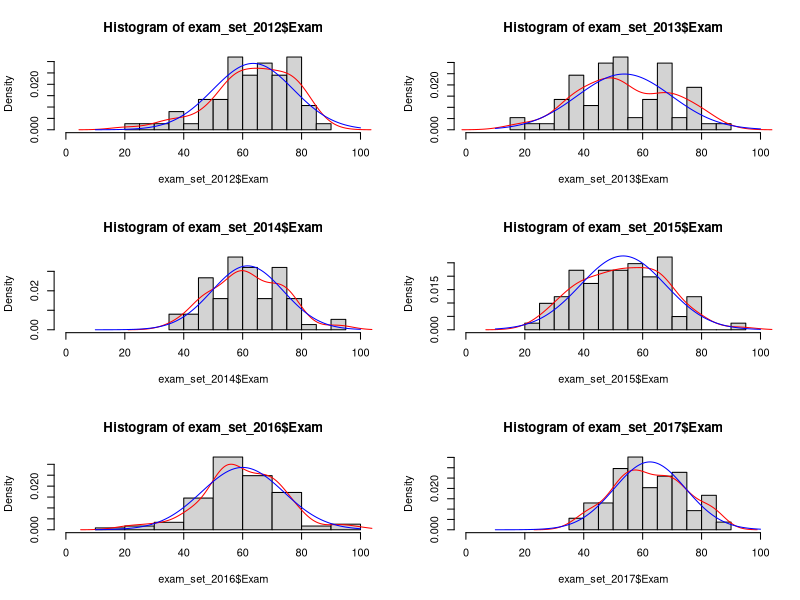
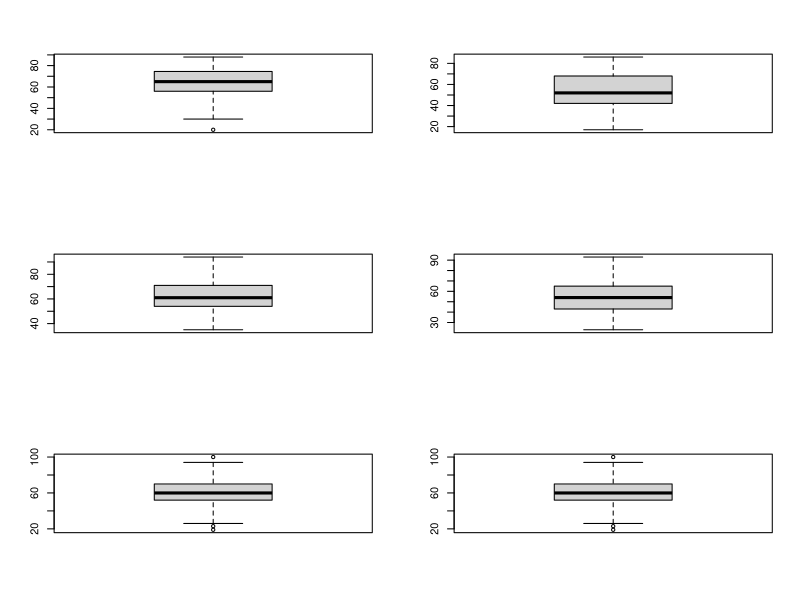
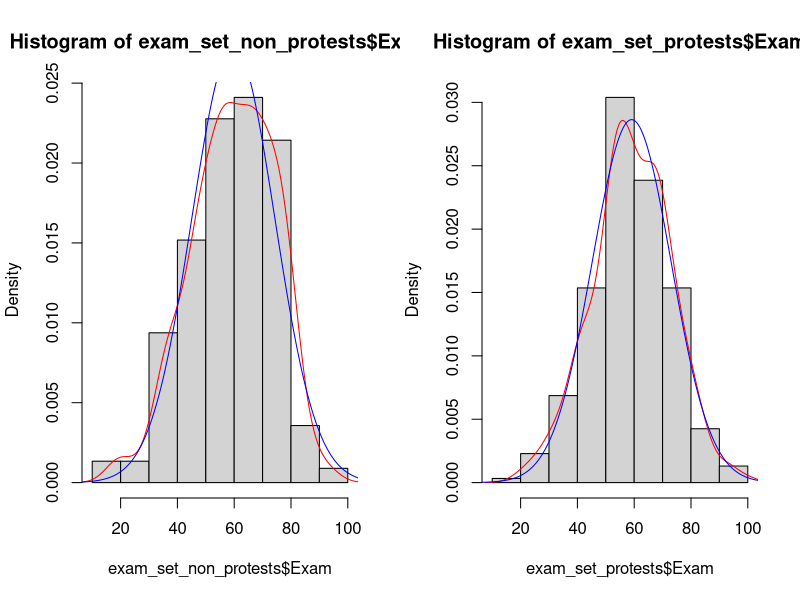
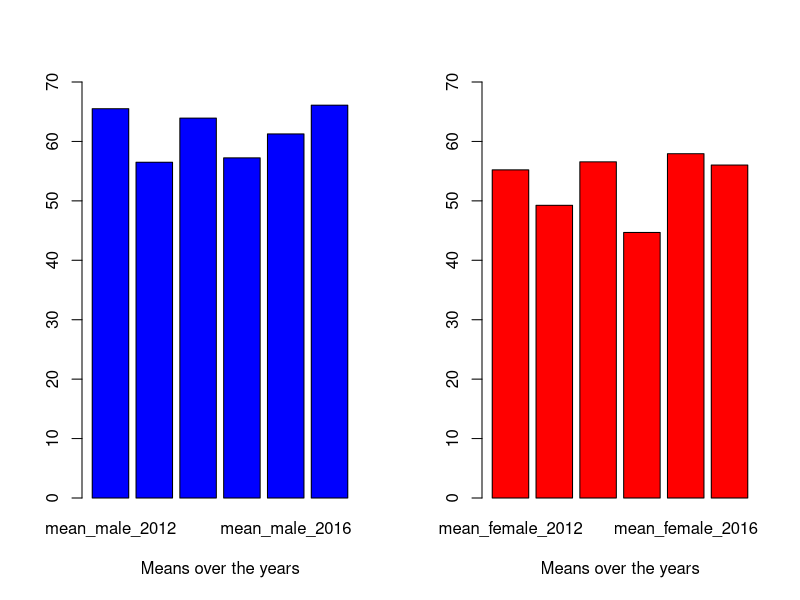
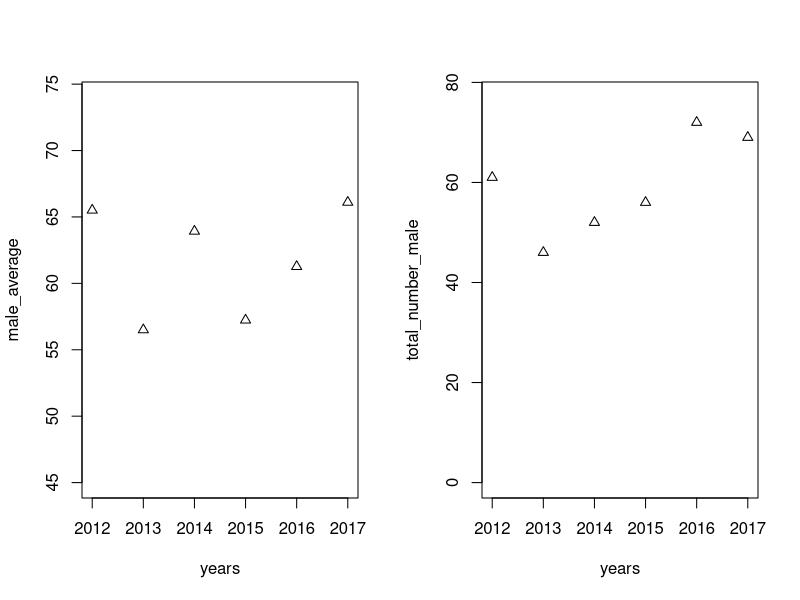
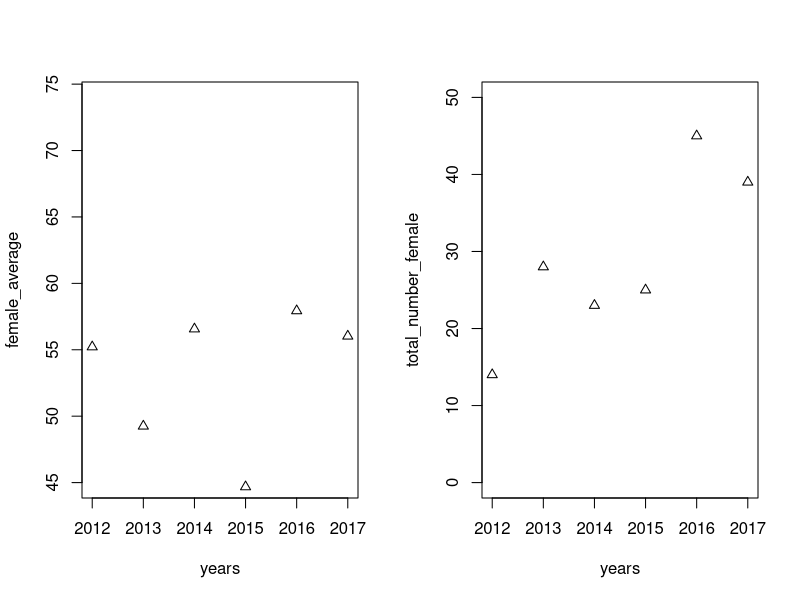
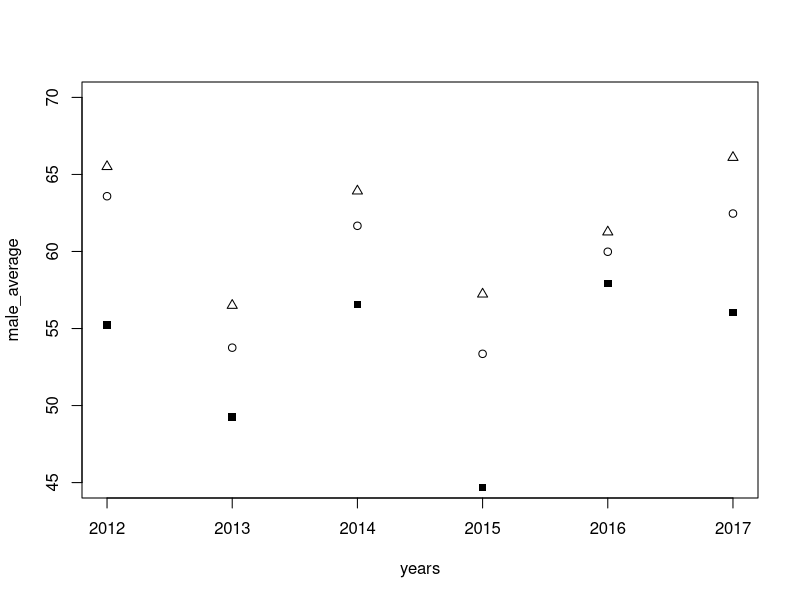
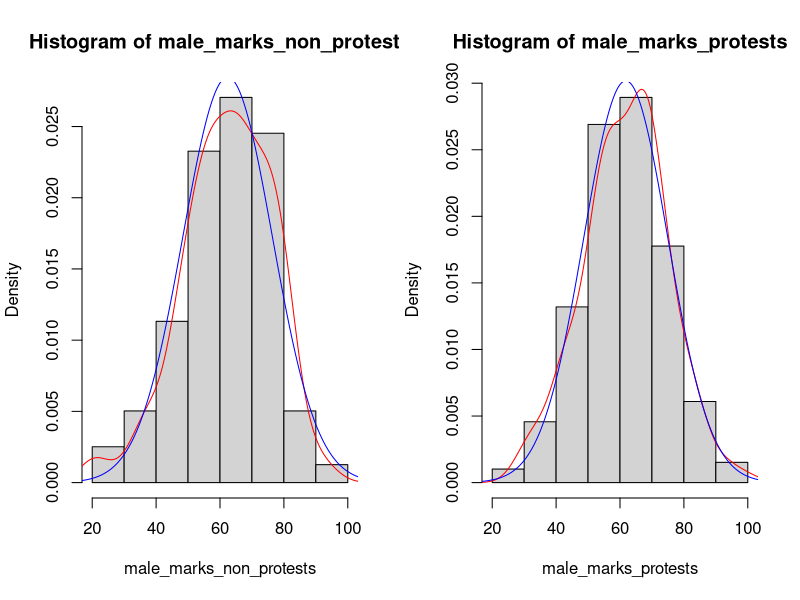

R code for these plots, in order:
rm(list = ls())

BUS2016H_data=read.csv("BUS2016H.csv", header = TRUE, sep = ";" , na.strings = "")
attach(BUS2016H_data)
#need to remove the NA observations
BUS2016H_data<-na.omit(BUS2016H_data)

ID = BUS2016H_data[2]
exam_set = cbind(BUS2016H_data[1],BUS2016H_data[2], BUS2016H_data[4])

#creating the datasets for exam results
exam_set_2012 = exam_set[which(exam_set$RegAcadYear=="2012"),][-1]
exam_set_2013 = exam_set[which(exam_set$RegAcadYear=="2013"),][-1]
exam_set_2014 = exam_set[which(exam_set$RegAcadYear=="2014"),][-1]
exam_set_2015 = exam_set[which(exam_set$RegAcadYear=="2015"),][-1]
exam_set_2016 = exam_set[which(exam_set$RegAcadYear=="2016"),][-1]
exam_set_2017 = exam_set[which(exam_set$RegAcadYear=="2017"),][-1]

exam_set_non_protests = rbind(exam_set_2012, exam_set_2013, exam_set_2014)
exam_set_protests = rbind(exam_set_2015,exam_set_2016,exam_set_2017)

#plotting the histograms with curves fitted above it
par(mfrow=c(3,2))

hist(exam_set_2012$Exam,freq = FALSE, breaks = 10,xlim=c(0,100))
lines(density(exam_set_2012$Exam), col="red")
lines(seq(10, 100, by=.5), dnorm(seq(10, 100, by=.5),mean(exam_set_2012$Exam), sd(exam_set_2012$Exam)), col="blue")

hist(exam_set_2013$Exam,freq = FALSE, breaks = 10,xlim=c(0,100))
lines(density(exam_set_2013$Exam), col="red")
lines(seq(10, 100, by=.5), dnorm(seq(10, 100, by=.5),mean(exam_set_2013$Exam), sd(exam_set_2013$Exam)), col="blue")

hist(exam_set_2014$Exam,freq = FALSE, breaks = 10,xlim=c(0,100))
lines(density(exam_set_2014$Exam), col="red")
lines(seq(10, 100, by=.5), dnorm(seq(10, 100, by=.5),mean(exam_set_2014$Exam), sd(exam_set_2014$Exam)), col="blue")

hist(exam_set_2015$Exam,freq = FALSE, breaks = 10,xlim=c(0,100))
lines(density(exam_set_2015$Exam), col="red")
lines(seq(10, 100, by=.5), dnorm(seq(10, 100, by=.5),mean(exam_set_2015$Exam), sd(exam_set_2015$Exam)), col="blue")

hist(exam_set_2016$Exam,freq = FALSE, breaks = 10,xlim=c(0,100))
lines(density(exam_set_2016$Exam), col="red")
lines(seq(10, 100, by=.5), dnorm(seq(10, 100, by=.5),mean(exam_set_2016$Exam), sd(exam_set_2016$Exam)), col="blue")

hist(exam_set_2017$Exam,freq = FALSE, breaks = 10,xlim=c(0,100))
lines(density(exam_set_2017$Exam), col="red")
lines(seq(10, 100, by=.5), dnorm(seq(10, 100, by=.5),mean(exam_set_2017$Exam), sd(exam_set_2017$Exam)), col="blue")

boxplot(exam_set_2012$Exam)
boxplot(exam_set_2013$Exam)
boxplot(exam_set_2014$Exam)
boxplot(exam_set_2015$Exam)
boxplot(exam_set_2016$Exam)
boxplot(exam_set_2016$Exam)

par(mfrow=c(1,2))
hist(exam_set_non_protests$Exam,freq = FALSE, breaks = 10)
lines(density(exam_set_non_protests$Exam), col="red")
lines(seq(-40, 400, by=.5), dnorm(seq(-40, 400, by=.5),mean(exam_set_non_protests$Exam), sd(exam_set_non_protests$Exam)), col="blue")

hist(exam_set_protests$Exam,freq = FALSE, breaks = 10)
lines(density(exam_set_protests$Exam), col="red")
lines(seq(-40, 400, by=.5), dnorm(seq(-40, 400, by=.5),mean(exam_set_protests$Exam), sd(exam_set_protests$Exam)), col="blue")

#testing for normallity 
shapiro.test(exam_set_2012$Exam) #p is low, reject normality
ks.test((exam_set_2012$Exam - mean(exam_set_2012$Exam))/sd(exam_set_2012$Exam), 
        "pnorm") #KS says normal

shapiro.test(exam_set_2013$Exam) #p=0.24, accept normality
ks.test((exam_set_2013$Exam - mean(exam_set_2013$Exam))/sd(exam_set_2013$Exam),
        "pnorm") #p=0.6074

shapiro.test(exam_set_2014$Exam) #p=0.69, accept normality
ks.test((exam_set_2014$Exam - mean(exam_set_2014$Exam))/sd(exam_set_2014$Exam), 
        "pnorm") #p=0.9143

shapiro.test(exam_set_2015$Exam) 
ks.test((exam_set_2015$Exam - mean(exam_set_2015$Exam))/sd(exam_set_2015$Exam), 
        "pnorm")

shapiro.test(exam_set_2016$Exam)
ks.test((exam_set_2016$Exam - mean(exam_set_2016$Exam))/sd(exam_set_2016$Exam), "pnorm")

shapiro.test(exam_set_2017$Exam)
ks.test((exam_set_2017$Exam - mean(exam_set_2017$Exam))/sd(exam_set_2017$Exam), "pnorm")

shapiro.test(exam_set_non_protests$Exam)
ks.test((exam_set_non_protests$Exam - mean(exam_set_non_protests$Exam))/sd(exam_set_non_protests$Exam), "pnorm")

shapiro.test(exam_set_protests$Exam)
ks.test((exam_set_protests$Exam - mean(exam_set_protests$Exam))/sd(exam_set_protests$Exam), "pnorm")
# ks.test(exam_set_protests$Exam.Mark,exam_set_non_protests$Exam.Mark) #shows same distribution


#f the p-value is greater than the chosen alpha level, 
#then the null hypothesis that the data came from a normally distributed population can not be rejected
#seems that all are normally dbn except 2012 (and the protest data)

#comparing exam results of different years

#finding the means and sd
mean2012 = mean(exam_set_2012$Exam)
mean2013 = mean(exam_set_2013$Exam)
mean2014 = mean(exam_set_2014$Exam)
mean2015 = mean(exam_set_2015$Exam)
mean2016 = mean(exam_set_2016$Exam)
mean2017 = mean(exam_set_2017$Exam)
mean_non_protests = mean(exam_set_non_protests$Exam)
mean_protests = mean(exam_set_protests$Exam)

sd2012 = sd(exam_set_2012$Exam)
sd2013 = sd(exam_set_2013$Exam)
sd2014 = sd(exam_set_2014$Exam)
sd2015 = sd(exam_set_2015$Exam)
sd2016 = sd(exam_set_2016$Exam)
sd2017 = sd(exam_set_2017$Exam)
sd_non_protests =  sd(exam_set_non_protests$Exam)
sd_protests =  sd(exam_set_protests$Exam)

n1=length(exam_set_protests$Exam)-1 #these are the length less one
n2=length(exam_set_non_protests$Exam)-1

#######
#need to do non-parametic since non-protest is not normally dist
F_non_protests_to_protests = (sd_protests^2)/(sd_non_protests^2)
F_test_stat_.1 =  qf(.95, df1=n1, df2=n2)
F_test_stat_.05 =  qf(.975, df1=n1, df2=n2)
F_test_stat_.01 =  qf(.995, df1=n1, df2=n2) #we can see that same variance at the 5% level but not at the 10%

pulled_var = ((n1*sd_protests^2)+(n2*sd_non_protests^2))/(n1+n2)
pulled_sd = sqrt(pulled_var)
t_stat = (mean_non_protests-mean_protests)/(pulled_sd*sqrt((1/n1) + (1/n2)))
T_test_stat_.1 = qt(0.95, df= n1+n2)
T_test_stat_.05 = qt(0.975, df= n1+n2)
T_test_stat_.01 = qt(0.995, df= n1+n2) #there is no difference between the overall marks from protest years to non-protest years F and T tests, but data is not normal
#######

exam_set2 = cbind(BUS2016H_data[1],BUS2016H_data[2], BUS2016H_data[4],BUS2016H_data[5] ,BUS2016H_data[9], BUS2016H_data[11], BUS2016H_data[12], BUS2016H_data[14])

##### creating the datasets for exam results for gender devision
exam_set2_2012 = exam_set2[which(exam_set2$RegAcadYear=="2012"),][-1][-1]
exam_set2_2013 = exam_set2[which(exam_set2$RegAcadYear=="2013"),][-1][-1]
exam_set2_2014 = exam_set2[which(exam_set2$RegAcadYear=="2014"),][-1][-1]
exam_set2_2015 = exam_set2[which(exam_set2$RegAcadYear=="2015"),][-1][-1]
exam_set2_2016 = exam_set2[which(exam_set2$RegAcadYear=="2016"),][-1][-1]
exam_set2_2017 = exam_set2[which(exam_set2$RegAcadYear=="2017"),][-1][-1]
#####

#finding the means
mean_male_2012 = mean(exam_set2_2012[which(exam_set2_2012$Gender =="M"),1])
mean_female_2012 = mean(exam_set2_2012[which(exam_set2_2012$Gender =="F"),1])
number_male_2012 = length(exam_set2_2012[which(exam_set2_2012$Gender=="M"),1])
number_female_2012 = length(exam_set2_2012[which(exam_set2_2012$Gender=="F"),1])
average_gender_2012 = cbind(mean_male_2012,mean_female_2012)

mean_male_2013 = mean(exam_set2_2013[which(exam_set2_2013$Gender =="M"),1])
mean_female_2013 = mean(exam_set2_2013[which(exam_set2_2013$Gender =="F"),1])
number_male_2013 = length(exam_set2_2013[which(exam_set2_2013$Gender=="M"),1])
number_female_2013 = length(exam_set2_2013[which(exam_set2_2013$Gender=="F"),1])
average_gender_2013 = cbind(mean_male_2013,mean_female_2013)

mean_male_2014 = mean(exam_set2_2014[which(exam_set2_2014$Gender =="M"),1])
mean_female_2014 = mean(exam_set2_2014[which(exam_set2_2014$Gender =="F"),1])
number_male_2014 = length(exam_set2_2014[which(exam_set2_2014$Gender=="M"),1])
number_female_2014 = length(exam_set2_2014[which(exam_set2_2014$Gender=="F"),1])
average_gender_2014 = cbind(mean_male_2014,mean_female_2014)

mean_male_2015 = mean(exam_set2_2015[which(exam_set2_2015$Gender =="M"),1])
mean_female_2015 = mean(exam_set2_2015[which(exam_set2_2015$Gender =="F"),1])
number_male_2015 = length(exam_set2_2015[which(exam_set2_2015$Gender=="M"),1])
number_female_2015 = length(exam_set2_2015[which(exam_set2_2015$Gender=="F"),1])
average_gender_2015 = cbind(mean_male_2015,mean_female_2015)

mean_male_2016 = mean(exam_set2_2016[which(exam_set2_2016$Gender =="M"),1])
mean_female_2016 = mean(exam_set2_2016[which(exam_set2_2016$Gender =="F"),1])
number_male_2016 = length(exam_set2_2016[which(exam_set2_2016$Gender=="M"),1])
number_female_2016 = length(exam_set2_2016[which(exam_set2_2016$Gender=="F"),1])
average_gender_2016 = cbind(mean_male_2016,mean_female_2016)

mean_male_2017 = mean(exam_set2_2017[which(exam_set2_2017$Gender =="M"),1])
mean_female_2017 = mean(exam_set2_2017[which(exam_set2_2017$Gender =="F"),1])
number_male_2017 = length(exam_set2_2017[which(exam_set2_2017$Gender=="M"),1])
number_female_2017 = length(exam_set2_2017[which(exam_set2_2017$Gender=="F"),1])
average_gender_2017 = cbind(mean_male_2017,mean_female_2017)

total_average = c(mean(exam_set2_2012$Exam),mean(exam_set2_2013$Exam),mean(exam_set2_2014$Exam),mean(exam_set2_2015$Exam),mean(exam_set2_2016$Exam),mean(exam_set2_2017$Exam))
male_average=c(mean_male_2012,mean_male_2013,mean_male_2014,mean_male_2015,mean_male_2016,mean_male_2017)
female_average=c(mean_female_2012,mean_female_2013,mean_female_2014,mean_female_2015,mean_female_2016,mean_female_2017)
total_number_male = c(number_male_2012,number_male_2013,number_male_2014,number_male_2015,number_male_2016,number_male_2017)
total_number_female = c(number_female_2012,number_female_2013,number_female_2014,number_female_2015,number_female_2016,number_female_2017)
years=c(2012,2013,2014,2015,2016,2017)

#plotting
par(mfrow=c(1,2))
barplot(cbind(mean_male_2012,mean_male_2013,mean_male_2014,mean_male_2015,mean_male_2016,mean_male_2017),width = 0.2,ylim = c(0,70),col = c("blue","red"), xlab = "Means over the years")
barplot(cbind(mean_female_2012,mean_female_2013,mean_female_2014,mean_female_2015,mean_female_2016,mean_female_2017),width = 0.2,ylim = c(0,70),col = c("red"), xlab = "Means over the years")

plot(male_average~years, type = "p",pch=2,ylim=c(45,74))
plot(total_number_male~years, type = "p",pch=2, ylim=c(0,max(total_number_male)+5))
plot(female_average~years, type = "p",pch=2,ylim=c(45,74))
plot(total_number_female~years, type = "p",pch=2, ylim=c(0,max(total_number_female)+5))

par(mfrow=c(1,1))
plot(male_average~years,type = "p",pch=2,ylim=c(45,70))
points(female_average~years,pch=15)
points(total_average~years)

#testing differences
male_marks_non_protests = c(exam_set2_2012[which(exam_set2_2012$Gender =="M"),1] ,exam_set2_2013[which(exam_set2_2013$Gender =="M"),1],exam_set2_2014[which(exam_set2_2014$Gender =="M"),1])
female_marks_non_protests = c(exam_set2_2012[which(exam_set2_2012$Gender =="F"),1] ,exam_set2_2013[which(exam_set2_2013$Gender =="F"),1],exam_set2_2014[which(exam_set2_2014$Gender =="F"),1])
male_marks_protests = c(exam_set2_2015[which(exam_set2_2015$Gender =="M"),1],exam_set2_2016[which(exam_set2_2016$Gender =="M"),1] ,exam_set2_2017[which(exam_set2_2017$Gender =="M"),1] )
female_marks_protests = c(exam_set2_2015[which(exam_set2_2015$Gender =="F"),1],exam_set2_2016[which(exam_set2_2016$Gender =="F"),1] ,exam_set2_2017[which(exam_set2_2017$Gender =="F"),1] )

par(mfrow=c(1,2))
hist(male_marks_non_protests,freq = FALSE, breaks = 10)
lines(density(male_marks_non_protests), col="red")
lines(seq(-40, 400, by=.5), dnorm(seq(-40, 400, by=.5),mean(male_marks_non_protests), sd(male_marks_non_protests)), col="blue")
shapiro.test(male_marks_non_protests)
ks.test((male_marks_non_protests - mean(male_marks_non_protests))/sd(male_marks_non_protests), "pnorm")

hist(male_marks_protests,freq = FALSE, breaks = 10)
lines(density(male_marks_protests), col="red")
lines(seq(-40, 400, by=.5), dnorm(seq(-40, 400, by=.5),mean(male_marks_protests), sd(male_marks_protests)), col="blue")
shapiro.test(male_marks_protests)
ks.test((male_marks_protests - mean(male_marks_protests))/sd(male_marks_protests), "pnorm")

hist(female_marks_non_protests,freq = FALSE, breaks = 10)
lines(density(female_marks_non_protests), col="red")
lines(seq(-40, 400, by=.5), dnorm(seq(-40, 400, by=.5),mean(female_marks_non_protests), sd(female_marks_non_protests)), col="blue")
shapiro.test(female_marks_non_protests)
ks.test((female_marks_non_protests - mean(female_marks_non_protests))/sd(female_marks_non_protests), "pnorm")

hist(female_marks_protests,freq = FALSE, breaks = 10)
lines(density(female_marks_protests), col="red")
lines(seq(-40, 400, by=.5), dnorm(seq(-40, 400, by=.5),mean(female_marks_protests), sd(female_marks_protests)), col="blue")
shapiro.test(female_marks_protests)
ks.test((female_marks_protests - mean(female_marks_protests))/sd(female_marks_protests), "pnorm")

male_mean_non_protests = mean(male_marks_non_protests)
male_mean_protests = mean(male_marks_protests)
female_mean_non_protests = mean(female_marks_non_protests)
female_mean_protests = mean(female_marks_protests)

male_sd_non_protests = sd(male_marks_non_protests)
male_sd_protests = sd(male_marks_protests)
female_sd_non_protests = sd(female_marks_non_protests)
female_sd_protests = sd(female_marks_protests)

#####
#Cannot conduct male mean test since non protest years are not normal dist
#male test

n1=length(male_marks_non_protests)-1
n2=length(male_marks_protests)-1

F_non_protests_to_protests = (male_sd_non_protests^2)/(male_sd_protests^2)
F_test_stat_.1 =  qf(.95, df1=n1, df2=n2)
F_test_stat_.05 =  qf(.975, df1=n1, df2=n2)
F_test_stat_.01 =  qf(.995, df1=n1, df2=n2) #we cannot say they have the same variance

#t_stat = (male_mean_non_protests-male_mean_protests)/(sqrt((male_sd_non_protests^2/n1) + (male_sd_protests^2/n2)))
#n = (((male_sd_non_protests^2/(n1+1))+(male_sd_protests^2/(n2+1)))^2)/((((male_sd_non_protests^2/(n1+1))^2)/(n1+2))+(((male_sd_protests^2/(n2+1))^2)/(n2+2))) - 2

pulled_var = ((n1*male_sd_non_protests^2)+(n2*male_sd_protests^2))/(n1+n2)
pulled_sd = sqrt(pulled_var)
t_stat = (male_mean_non_protests-male_mean_protests)/(pulled_sd*sqrt((1/n1) + (1/n2)))
T_test_stat_.1 = qt(0.95, df= n1+n2)
T_test_stat_.05 = qt(0.975, df= n1+n2)
T_test_stat_.01 = qt(0.995, df= n1+n2) #no difference male test
#####
#female test

n1=length(female_marks_protests)-1
n2=length(female_marks_non_protests)-1

F_non_protests_to_protests = (female_sd_protests^2)/(female_sd_non_protests^2)
F_test_stat_.1 =  qf(.95, df1=n1, df2=n2)
F_test_stat_.05 =  qf(.975, df1=n1, df2=n2)
F_test_stat_.01 =  qf(.995, df1=n1, df2=n2) #we can say same variacne

pulled_var = ((n1*female_sd_protests^2)+(n2*female_sd_non_protests^2))/(n1+n2)
pulled_sd = sqrt(pulled_var)
t_stat = (female_mean_protests-female_mean_non_protests)/(pulled_sd*sqrt((1/n1) + (1/n2)))
T_test_stat_.1 = qt(0.95, df= n1+n2)
T_test_stat_.05 = qt(0.975, df= n1+n2)
T_test_stat_.01 = qt(0.995, df= n1+n2) #no differnce in means

#no change in mark for gender

#colour devisions:

mean_black_2012 = mean(exam_set2_2012[which(exam_set2_2012$Population.Group =="Black"),1])
number_black_2012 = length(exam_set2_2012[which(exam_set2_2012$Population.Group =="Black"),1])
mean_chinese_2012 = mean(exam_set2_2012[which(exam_set2_2012$Population.Group =="Chinese"),1])
number_chinese_2012 = length(exam_set2_2012[which(exam_set2_2012$Population.Group =="Chinese"),1])
mean_coloured_2012 = mean(exam_set2_2012[which(exam_set2_2012$Population.Group =="Coloured"),1])
number_coloured_2012 = length(exam_set2_2012[which(exam_set2_2012$Population.Group =="Coloured"),1])
mean_indian_2012 = mean(exam_set2_2012[which(exam_set2_2012$Population.Group =="Indian"),1])
number_indian_2012 = length(exam_set2_2012[which(exam_set2_2012$Population.Group =="Indian"),1])
mean_white_2012 = mean(exam_set2_2012[which(exam_set2_2012$Population.Group =="White"),1])
number_white_2012 = length(exam_set2_2012[which(exam_set2_2012$Population.Group =="White"),1])

mean_black_2013 = mean(exam_set2_2013[which(exam_set2_2013$Population.Group =="Black"),1])
number_black_2013 = length(exam_set2_2013[which(exam_set2_2013$Population.Group =="Black"),1])
mean_chinese_2013 = mean(exam_set2_2013[which(exam_set2_2013$Population.Group =="Chinese"),1])
number_chinese_2013 = length(exam_set2_2013[which(exam_set2_2013$Population.Group =="Chinese"),1])
mean_coloured_2013 = mean(exam_set2_2013[which(exam_set2_2013$Population.Group =="Coloured"),1])
number_coloured_2013 = length(exam_set2_2013[which(exam_set2_2013$Population.Group =="Coloured"),1])
mean_indian_2013 = mean(exam_set2_2013[which(exam_set2_2013$Population.Group =="Indian"),1])
number_indian_2013 = length(exam_set2_2012[which(exam_set2_2012$Population.Group =="Indian"),1])
mean_white_2013 = mean(exam_set2_2013[which(exam_set2_2013$Population.Group =="White"),1])
number_white_2013 = length(exam_set2_2012[which(exam_set2_2012$Population.Group =="White"),1])

mean_black_2014 = mean(exam_set2_2014[which(exam_set2_2014$Population.Group =="Black"),1])
number_black_2014 = length(exam_set2_2014[which(exam_set2_2014$Population.Group =="Black"),1])
mean_chinese_2014 = mean(exam_set2_2014[which(exam_set2_2014$Population.Group =="Chinese"),1])
number_chinese_2014 = length(exam_set2_2014[which(exam_set2_2014$Population.Group =="Chinese"),1])
mean_coloured_2014 = mean(exam_set2_2014[which(exam_set2_2014$Population.Group =="Coloured"),1])
number_coloured_2014 = length(exam_set2_2014[which(exam_set2_2014$Population.Group =="Coloured"),1])
mean_indian_2014 = mean(exam_set2_2014[which(exam_set2_2014$Population.Group =="Indian"),1])
number_indian_2014 = length(exam_set2_2014[which(exam_set2_2014$Population.Group =="Indian"),1])
mean_white_2014 = mean(exam_set2_2014[which(exam_set2_2014$Population.Group =="White"),1])
number_white_2014 = length(exam_set2_2014[which(exam_set2_2014$Population.Group =="White"),1])

mean_black_2015 = mean(exam_set2_2015[which(exam_set2_2015$Population.Group =="Black"),1])
number_black_2015 = length(exam_set2_2015[which(exam_set2_2015$Population.Group =="Black"),1])
mean_chinese_2015 = mean(exam_set2_2015[which(exam_set2_2015$Population.Group =="Chinese"),1])
number_chinese_2015 = length(exam_set2_2015[which(exam_set2_2015$Population.Group =="Chinese"),1])
mean_coloured_2015 = mean(exam_set2_2015[which(exam_set2_2015$Population.Group =="Coloured"),1])
number_coloured_2015 = length(exam_set2_2015[which(exam_set2_2015$Population.Group =="Coloured"),1])
mean_indian_2015 = mean(exam_set2_2015[which(exam_set2_2015$Population.Group =="Indian"),1])
number_indian_2015 = length(exam_set2_2015[which(exam_set2_2015$Population.Group =="Indian"),1])
mean_white_2015 = mean(exam_set2_2015[which(exam_set2_2015$Population.Group =="White"),1])
number_white_2015 = length(exam_set2_2015[which(exam_set2_2015$Population.Group =="White"),1])

mean_black_2016 = mean(exam_set2_2016[which(exam_set2_2016$Population.Group =="Black"),1])
number_black_2016 = length(exam_set2_2016[which(exam_set2_2016$Population.Group =="Black"),1])
mean_chinese_2016 = mean(exam_set2_2016[which(exam_set2_2016$Population.Group =="Chinese"),1])
number_chinese_2016 = length(exam_set2_2016[which(exam_set2_2016$Population.Group =="Chinese"),1])
mean_coloured_2016 = mean(exam_set2_2016[which(exam_set2_2016$Population.Group =="Coloured"),1])
number_coloured_2016 = length(exam_set2_2016[which(exam_set2_2016$Population.Group =="Coloured"),1])
mean_indian_2016 = mean(exam_set2_2016[which(exam_set2_2016$Population.Group =="Indian"),1])
number_indian_2016 = length(exam_set2_2016[which(exam_set2_2016$Population.Group =="Indian"),1])
mean_white_2016 = mean(exam_set2_2016[which(exam_set2_2016$Population.Group =="White"),1])
number_white_2016 = length(exam_set2_2016[which(exam_set2_2016$Population.Group =="White"),1])

mean_black_2017 = mean(exam_set2_2017[which(exam_set2_2017$Population.Group =="Black"),1])
number_black_2017 = length(exam_set2_2017[which(exam_set2_2017$Population.Group =="Black"),1])
mean_chinese_2017 = mean(exam_set2_2017[which(exam_set2_2017$Population.Group =="Chinese"),1])
number_chinese_2017 = length(exam_set2_2017[which(exam_set2_2017$Population.Group =="Chinese"),1])
mean_coloured_2017 = mean(exam_set2_2017[which(exam_set2_2017$Population.Group =="Coloured"),1])
number_coloured_2017 = length(exam_set2_2017[which(exam_set2_2017$Population.Group =="Coloured"),1])
mean_indian_2017 = mean(exam_set2_2017[which(exam_set2_2017$Population.Group =="Indian"),1])
number_indian_2017 = length(exam_set2_2017[which(exam_set2_2017$Population.Group =="Indian"),1])
mean_white_2017 = mean(exam_set2_2017[which(exam_set2_2017$Population.Group =="White"),1])
number_white_2017 = length(exam_set2_2017[which(exam_set2_2017$Population.Group =="White"),1])

black_average=c(mean_black_2012,mean_black_2013,mean_black_2014,mean_black_2015,mean_black_2016,mean_black_2017)
chinese_average=c(mean_chinese_2012,mean_chinese_2013,mean_chinese_2014,mean_chinese_2015,mean_chinese_2016,mean_chinese_2017)
coloured_average=c(mean_coloured_2012,mean_coloured_2013,mean_coloured_2014,mean_coloured_2015,mean_coloured_2016,mean_coloured_2017)
indian_average = c(mean_indian_2012,mean_indian_2013,mean_indian_2014,mean_indian_2015,mean_indian_2016,mean_indian_2017)
white_average = c(mean_white_2012,mean_white_2013,mean_white_2014,mean_white_2015,mean_white_2016,mean_white_2017)

black_number = c(number_black_2012,number_black_2013,number_black_2014,number_black_2015,number_black_2016,number_black_2017)
chinese_number = c(number_chinese_2012,number_chinese_2013,number_chinese_2014,number_chinese_2015,number_chinese_2016,number_chinese_2017)
coloured_number = c(number_coloured_2012,number_coloured_2013, number_coloured_2014, number_coloured_2015,number_coloured_2016,number_coloured_2017)
indian_number = c(number_indian_2012,number_indian_2013,number_indian_2014,number_indian_2015,number_indian_2016,number_indian_2017)
white_number = c(number_white_2012,number_white_2013,number_white_2014,number_white_2015,number_white_2016,number_white_2017)

years=c(2012,2013,2014,2015,2016,2017)
par(mfrow=c(1,2))
plot(black_average~years,type = "p",pch=2,ylim=c(45,74))
plot(black_number~years,type = "p",pch=2, ylim=c(0,max(black_number)+5))
plot(chinese_average~years,type = "p",pch=2,ylim=c(45,74))
plot(chinese_number~years,type = "p",pch=2, ylim=c(0,max(chinese_number)+5))
plot(coloured_average~years,type = "p",pch=2,ylim=c(45,74))
plot(coloured_number~years,type = "p",pch=2, ylim=c(0,max(coloured_number)+5))
plot(indian_average~years,type = "p",pch=2,ylim=c(45,74))
plot(indian_number~years,type = "p",pch=2, ylim=c(0,max(indian_number)+5))
plot(white_average~years,type = "p",pch=2,ylim=c(45,74))
plot(white_number~years,type = "p",pch=2 , ylim=c(0,max(white_number)+5))

par(mfrow=c(1,1))
plot(black_average~years,type = "p",pch=1,ylim=c(45,74))
points(indian_average~years,pch=4,col="green")
points(white_average~years,pch=5,col="purple")

white_non_protests = c(exam_set2_2012[which(exam_set2_2012$Population.Group =="White"),1],exam_set2_2013[which(exam_set2_2013$Population.Group =="White"),1],exam_set2_2014[which(exam_set2_2014$Population.Group =="White"),1])
white_protests = c(exam_set2_2015[which(exam_set2_2015$Population.Group =="White"),1],exam_set2_2016[which(exam_set2_2016$Population.Group =="White"),1],exam_set2_2017[which(exam_set2_2017$Population.Group =="White"),1])
black_non_protests = c(exam_set2_2012[which(exam_set2_2012$Population.Group =="Black"),1],exam_set2_2013[which(exam_set2_2013$Population.Group =="Black"),1],exam_set2_2014[which(exam_set2_2014$Population.Group =="Black"),1])
black_protests = c(exam_set2_2015[which(exam_set2_2015$Population.Group =="Black"),1],exam_set2_2016[which(exam_set2_2016$Population.Group =="Black"),1],exam_set2_2017[which(exam_set2_2017$Population.Group =="Black"),1])
indian_non_protests = c(exam_set2_2012[which(exam_set2_2012$Population.Group =="Indian"),1],exam_set2_2013[which(exam_set2_2013$Population.Group =="Indian"),1],exam_set2_2014[which(exam_set2_2014$Population.Group =="Indian"),1])
indian_protests = c(exam_set2_2015[which(exam_set2_2015$Population.Group =="Indian"),1],exam_set2_2016[which(exam_set2_2016$Population.Group =="Indian"),1],exam_set2_2017[which(exam_set2_2017$Population.Group =="Indian"),1])

mean_white_non_protests = mean(white_non_protests)
mean_white_protest = mean(white_protests)
mean_black_non_protests = mean(black_non_protests)
mean_black_protest = mean(black_protests)
mean_indian_non_protests = mean(indian_non_protests)
mean_indian_protest = mean(indian_protests)

protests_status = c("protest","non_protest")
xx=barplot(cbind(mean_white_non_protests,mean_white_protest),ylim = c(0,70),names.arg = c("Mean white no protests","Mean white protests"))
text(x = xx, y = cbind(mean_white_non_protests,mean_white_protest),labels = round(cbind(mean_white_non_protests,mean_white_protest),4), pos = 3, cex = 0.8, col = "red")

xx=barplot(cbind(mean_black_non_protests,mean_black_protest),ylim = c(0,70),names.arg = c("Mean black no protests","Mean black protests"))
text(x = xx, y = cbind(mean_black_non_protests,mean_black_protest),labels = round(cbind(mean_black_non_protests,mean_black_protest),4), pos = 3, cex = 0.8, col = "red")

xx=barplot(cbind(mean_indian_non_protests,mean_indian_protest),ylim = c(0,70),names.arg = c("Mean indian no protests","Mean indian protests"))
text(x = xx, y = cbind(mean_indian_non_protests,mean_indian_protest),labels = round(cbind(mean_indian_non_protests,mean_indian_protest),4), pos = 3, cex = 0.8, col = "red")

hist(black_non_protests,freq = FALSE, breaks = 10)
lines(density(black_non_protests), col="red")
lines(seq(-40, 400, by=.5), dnorm(seq(-40, 400, by=.5),mean(black_non_protests), sd(black_non_protests)), col="blue")
shapiro.test(black_non_protests)
ks.test((black_non_protests - mean(black_non_protests))/sd(black_non_protests), "pnorm")

hist(black_protests,freq = FALSE, breaks = 10)
lines(density(black_protests), col="red")
lines(seq(-40, 400, by=.5), dnorm(seq(-40, 400, by=.5),mean(black_protests), sd(black_protests)), col="blue")
shapiro.test(black_protests)
ks.test((black_protests - mean(black_protests))/sd(black_protests), "pnorm")

sd_black_non_protests = sd(black_non_protests)
sd_black_protests = sd(black_protests)

n1=length(black_non_protests)-1
n2=length(black_protests)-1

F_non_protests_to_protests = (sd_black_non_protests^2)/(sd_black_protests^2)
F_test_stat_.1 =  qf(.95, df1=n1, df2=n2)
F_test_stat_.05 =  qf(.975, df1=n1, df2=n2)
F_test_stat_.01 =  qf(.995, df1=n1, df2=n2) #we can say same variacne

pulled_var = ((n1*sd_black_non_protests ^2)+(n2*sd_black_protests^2))/(n1+n2)
pulled_sd = sqrt(pulled_var)
t_stat = (mean_black_non_protests-mean_black_protest)/(pulled_sd*sqrt((1/n1) + (1/n2)))
T_test_stat_.1 = qt(0.95, df= n1+n2)
T_test_stat_.05 = qt(0.975, df= n1+n2)
T_test_stat_.01 = qt(0.995, df= n1+n2) #no differnce in means

#creating database for exemption createria 
exemption_set = cbind(BUS2016H_data[1],BUS2016H_data[2], BUS2016H_data[6])

exemption_set_2012 = exemption_set[which(exemption_set$RegAcadYear=="2012"),][-1]
exemption_set_2013 = exemption_set[which(exemption_set$RegAcadYear=="2013"),][-1]
exemption_set_2014 = exemption_set[which(exemption_set$RegAcadYear=="2014"),][-1]
exemption_set_2015 = exemption_set[which(exemption_set$RegAcadYear=="2015"),][-1]
exemption_set_2016 = exemption_set[which(exemption_set$RegAcadYear=="2016"),][-1]
exemption_set_2017 = exemption_set[which(exemption_set$RegAcadYear=="2017"),][-1]

number_exemption_2012 = length(which(exemption_set_2012 == "E"))
number_exemption_2013 = length(which(exemption_set_2013 == "E"))
number_exemption_2014 = length(which(exemption_set_2014 == "E"))
number_exemption_2015 = length(which(exemption_set_2015 == "E"))
number_exemption_2016 = length(which(exemption_set_2016 == "E"))
number_exemption_2017 = length(which(exemption_set_2017 == "E"))

obs_exemption_2012 = nrow(exemption_set_2012)
obs_exemption_2013 = nrow(exemption_set_2013)
obs_exemption_2014 = nrow(exemption_set_2014)
obs_exemption_2015 = nrow(exemption_set_2015)
obs_exemption_2016 = nrow(exemption_set_2016)
obs_exemption_2017 = nrow(exemption_set_2017)

prop_exemption_2012 = number_exemption_2012/obs_exemption_2012
prop_exemption_2013 = number_exemption_2013/obs_exemption_2013
prop_exemption_2014 = number_exemption_2014/obs_exemption_2014
prop_exemption_2015 = number_exemption_2015/obs_exemption_2015
prop_exemption_2016 = number_exemption_2016/obs_exemption_2016
prop_exemption_2017 = number_exemption_2017/obs_exemption_2017

#plotting exemption graphs
year = cbind(2012,2013,2014,2015,2016,2017)
total_number_exemptions = cbind(number_exemption_2012,number_exemption_2013,number_exemption_2014,number_exemption_2015,number_exemption_2016,number_exemption_2017)

total_prop_exemptions = cbind(prop_exemption_2012,prop_exemption_2013,prop_exemption_2014,prop_exemption_2015,prop_exemption_2016,prop_exemption_2017)

par(mfrow=c(1,2))
plot(year, total_number_exemptions, type = "h", ylim=c(0, 50))
plot(year, total_prop_exemptions, type = "h", ylim=c(0, .8))

par(mfrow=c(1,1))
prop_protest_years = (number_exemption_2016+number_exemption_2017+number_exemption_2015)/(obs_exemption_2016+obs_exemption_2017+obs_exemption_2015)
prop_non_portest_years = (number_exemption_2012+number_exemption_2013+number_exemption_2014)/(obs_exemption_2012+obs_exemption_2013+obs_exemption_2014)
y=c(prop_protest_years,prop_non_portest_years)
xx=barplot(as.numeric(y),ylim = c(0,0.6),names.arg = c("Protest years","No Protest years"),axisnames = TRUE )
text(x = xx, y = y,labels = round(y,4), pos = 3, cex = 0.8, col = "red")

pulled_prop = (number_exemption_2016+number_exemption_2017+number_exemption_2015+number_exemption_2012+number_exemption_2013+number_exemption_2014)/(obs_exemption_2012+obs_exemption_2013+obs_exemption_2014+obs_exemption_2016+obs_exemption_2017+obs_exemption_2015)
n1=(obs_exemption_2012+obs_exemption_2013+obs_exemption_2014)^(-1)
n2= (obs_exemption_2016+obs_exemption_2017+obs_exemption_2015)^(-1)
x = sqrt(pulled_prop*(1-pulled_prop)*(n1+n2))
test_stat = (prop_non_portest_years-prop_protest_years)/(x) #thus no strong evedience to reject h0

exemption_set2 = cbind(BUS2016H_data[1],BUS2016H_data[2], BUS2016H_data[6],BUS2016H_data[9], BUS2016H_data[11], BUS2016H_data[12], BUS2016H_data[14])

#creating the datasets for exemption division stages
exemption_set2_2012 = exemption_set2[which(exemption_set2$RegAcadYear=="2012"),][-1][-1]
exemption_set2_2013 = exemption_set2[which(exemption_set2$RegAcadYear=="2013"),][-1][-1]
exemption_set2_2014 = exemption_set2[which(exemption_set2$RegAcadYear=="2014"),][-1][-1]
exemption_set2_2015 = exemption_set2[which(exemption_set2$RegAcadYear=="2015"),][-1][-1]
exemption_set2_2016 = exemption_set2[which(exemption_set2$RegAcadYear=="2016"),][-1][-1]
exemption_set2_2017 = exemption_set2[which(exemption_set2$RegAcadYear=="2017"),][-1][-1]

exemption_set2_2012 = exemption_set2_2012[which(exemption_set2_2012$Exemption=="E"),]
exemption_set2_2013 = exemption_set2_2013[which(exemption_set2_2013$Exemption=="E"),]
exemption_set2_2014 = exemption_set2_2014[which(exemption_set2_2014$Exemption=="E"),]
exemption_set2_2015 = exemption_set2_2015[which(exemption_set2_2015$Exemption=="E"),]
exemption_set2_2016 = exemption_set2_2016[which(exemption_set2_2016$Exemption=="E"),]
exemption_set2_2017 = exemption_set2_2017[which(exemption_set2_2017$Exemption=="E"),]

#finding the numbers
number_exemption_2012_male = length(exemption_set2_2012[which(exemption_set2_2012$Gender == "M"),1])
number_exemption_2012_female = length(exemption_set2_2012[which(exemption_set2_2012$Gender == "F"),1])
number_exemption_2012_black = length(exemption_set2_2012[which(exemption_set2_2012$Population.Group == "Black"),1])
number_exemption_2012_indian = length(exemption_set2_2012[which(exemption_set2_2012$Population.Group == "Indian"),1])
number_exemption_2012_white = length(exemption_set2_2012[which(exemption_set2_2012$Population.Group == "White"),1])

number_exemption_2013_male = length(exemption_set2_2013[which(exemption_set2_2013$Gender == "M"),1])
number_exemption_2013_female = length(exemption_set2_2013[which(exemption_set2_2013$Gender == "F"),1])
number_exemption_2013_black = length(exemption_set2_2013[which(exemption_set2_2013$Population.Group == "Black"),1])
number_exemption_2013_indian = length(exemption_set2_2013[which(exemption_set2_2013$Population.Group == "Indian"),1])
number_exemption_2013_white = length(exemption_set2_2013[which(exemption_set2_2013$Population.Group == "White"),1])

number_exemption_2014_male = length(exemption_set2_2014[which(exemption_set2_2014$Gender == "M"),1])
number_exemption_2014_female = length(exemption_set2_2014[which(exemption_set2_2014$Gender == "F"),1])
number_exemption_2014_black = length(exemption_set2_2014[which(exemption_set2_2014$Population.Group == "Black"),1])
number_exemption_2014_indian = length(exemption_set2_2014[which(exemption_set2_2014$Population.Group == "Indian"),1])
number_exemption_2014_white = length(exemption_set2_2014[which(exemption_set2_2014$Population.Group == "White"),1])

number_exemption_2015_male = length(exemption_set2_2015[which(exemption_set2_2015$Gender == "M"),1])
number_exemption_2015_female = length(exemption_set2_2015[which(exemption_set2_2015$Gender == "F"),1])
number_exemption_2015_black = length(exemption_set2_2015[which(exemption_set2_2015$Population.Group == "Black"),1])
number_exemption_2015_indian = length(exemption_set2_2015[which(exemption_set2_2015$Population.Group == "Indian"),1])
number_exemption_2015_white = length(exemption_set2_2015[which(exemption_set2_2015$Population.Group == "White"),1])

number_exemption_2016_male = length(exemption_set2_2016[which(exemption_set2_2016$Gender == "M"),1])
number_exemption_2016_female = length(exemption_set2_2016[which(exemption_set2_2016$Gender == "F"),1])
number_exemption_2016_black = length(exemption_set2_2016[which(exemption_set2_2016$Population.Group == "Black"),1])
number_exemption_2016_indian = length(exemption_set2_2016[which(exemption_set2_2016$Population.Group == "Indian"),1])
number_exemption_2016_white = length(exemption_set2_2016[which(exemption_set2_2016$Population.Group == "White"),1])

number_exemption_2017_male = length(exemption_set2_2017[which(exemption_set2_2017$Gender == "M"),1])
number_exemption_2017_female = length(exemption_set2_2017[which(exemption_set2_2017$Gender == "F"),1])
number_exemption_2017_black = length(exemption_set2_2017[which(exemption_set2_2017$Population.Group == "Black"),1])
number_exemption_2017_indian = length(exemption_set2_2017[which(exemption_set2_2017$Population.Group == "Indian"),1])
number_exemption_2017_white = length(exemption_set2_2017[which(exemption_set2_2017$Population.Group == "White"),1])

exemption_set2 = cbind(BUS2016H_data[1],BUS2016H_data[2], BUS2016H_data[6],BUS2016H_data[9], BUS2016H_data[11], BUS2016H_data[12], BUS2016H_data[14])

#creating the datasets for exam results for gender devision
exemption_set2_2012 = exemption_set2[which(exemption_set2$RegAcadYear=="2012"),][-1][-1]
exemption_set2_2013 = exemption_set2[which(exemption_set2$RegAcadYear=="2013"),][-1][-1]
exemption_set2_2014 = exemption_set2[which(exemption_set2$RegAcadYear=="2014"),][-1][-1]
exemption_set2_2015 = exemption_set2[which(exemption_set2$RegAcadYear=="2015"),][-1][-1]
exemption_set2_2016 = exemption_set2[which(exemption_set2$RegAcadYear=="2016"),][-1][-1]
exemption_set2_2017 = exemption_set2[which(exemption_set2$RegAcadYear=="2017"),][-1][-1]

obs_exemption_male_2012 = nrow(exemption_set2_2012[which(exemption_set2_2012$Gender=="M"),])
obs_exemption_female_2012 = nrow(exemption_set2_2012[which(exemption_set2_2012$Gender=="F"),])
obs_exemption_black_2012 = nrow(exemption_set2_2012[which(exemption_set2_2012$Population.Group=="Black"),])
obs_exemption_indian_2012 = nrow(exemption_set2_2012[which(exemption_set2_2012$Population.Group=="Indian"),])
obs_exemption_white_2012 = nrow(exemption_set2_2012[which(exemption_set2_2012$Population.Group=="White"),])

obs_exemption_male_2013 = nrow(exemption_set2_2013[which(exemption_set2_2012$Gender=="M"),])
obs_exemption_female_2013 = nrow(exemption_set2_2013[which(exemption_set2_2013$Gender=="F"),])
obs_exemption_black_2013 = nrow(exemption_set2_2013[which(exemption_set2_2013$Population.Group=="Black"),])
obs_exemption_indian_2013 = nrow(exemption_set2_2013[which(exemption_set2_2013$Population.Group=="Indian"),])
obs_exemption_white_2013 = nrow(exemption_set2_2013[which(exemption_set2_2013$Population.Group=="White"),])

obs_exemption_male_2014 = nrow(exemption_set2_2014[which(exemption_set2_2014$Gender=="M"),])
obs_exemption_female_2014 = nrow(exemption_set2_2014[which(exemption_set2_2014$Gender=="F"),])
obs_exemption_black_2014 = nrow(exemption_set2_2014[which(exemption_set2_2014$Population.Group=="Black"),])
obs_exemption_indian_2014 = nrow(exemption_set2_2014[which(exemption_set2_2014$Population.Group=="Indian"),])
obs_exemption_white_2014 = nrow(exemption_set2_2014[which(exemption_set2_2014$Population.Group=="White"),])

obs_exemption_male_2015 = nrow(exemption_set2_2015[which(exemption_set2_2015$Gender=="M"),])
obs_exemption_female_2015 = nrow(exemption_set2_2015[which(exemption_set2_2015$Gender=="F"),])
obs_exemption_black_2015 = nrow(exemption_set2_2015[which(exemption_set2_2015$Population.Group=="Black"),])
obs_exemption_indian_2015 = nrow(exemption_set2_2015[which(exemption_set2_2015$Population.Group=="Indian"),])
obs_exemption_white_2015 = nrow(exemption_set2_2015[which(exemption_set2_2015$Population.Group=="White"),])

obs_exemption_male_2016 = nrow(exemption_set2_2016[which(exemption_set2_2016$Gender=="M"),])
obs_exemption_female_2016 = nrow(exemption_set2_2016[which(exemption_set2_2016$Gender=="F"),])
obs_exemption_black_2016 = nrow(exemption_set2_2016[which(exemption_set2_2016$Population.Group=="Black"),])
obs_exemption_indian_2016 = nrow(exemption_set2_2016[which(exemption_set2_2016$Population.Group=="Indian"),])
obs_exemption_white_2016 = nrow(exemption_set2_2016[which(exemption_set2_2016$Population.Group=="White"),])

obs_exemption_male_2017 = nrow(exemption_set2_2017[which(exemption_set2_2017$Gender=="M"),])
obs_exemption_female_2017 = nrow(exemption_set2_2017[which(exemption_set2_2017$Gender=="F"),])
obs_exemption_black_2017 = nrow(exemption_set2_2017[which(exemption_set2_2017$Population.Group=="Black"),])
obs_exemption_indian_2017 = nrow(exemption_set2_2017[which(exemption_set2_2017$Population.Group=="Indian"),])
obs_exemption_white_2017 = nrow(exemption_set2_2017[which(exemption_set2_2017$Population.Group=="White"),])

prop_exemption_male_2012 = number_exemption_2012_male/obs_exemption_male_2012
prop_exemption_female_2012 = number_exemption_2012_female/obs_exemption_female_2012
prop_exemption_black_2012 = number_exemption_2012_black/obs_exemption_black_2012
prop_exemption_indian_2012 = number_exemption_2012_indian/obs_exemption_indian_2012
prop_exemption_white_2012 = number_exemption_2012_white/obs_exemption_white_2012

prop_exemption_male_2013 = number_exemption_2013_male/obs_exemption_male_2013
prop_exemption_female_2013 = number_exemption_2013_female/obs_exemption_female_2013
prop_exemption_black_2013 = number_exemption_2013_black/obs_exemption_black_2013
prop_exemption_indian_2013 = number_exemption_2013_indian/obs_exemption_indian_2013
prop_exemption_white_2013 = number_exemption_2013_white/obs_exemption_white_2013

prop_exemption_male_2014 = number_exemption_2014_male/obs_exemption_male_2014
prop_exemption_female_2014 = number_exemption_2014_female/obs_exemption_female_2014
prop_exemption_black_2014 = number_exemption_2014_black/obs_exemption_black_2014
prop_exemption_indian_2014 = number_exemption_2014_indian/obs_exemption_indian_2014
prop_exemption_white_2014 = number_exemption_2014_white/obs_exemption_white_2014

prop_exemption_male_2015 = number_exemption_2015_male/obs_exemption_male_2015
prop_exemption_female_2015 = number_exemption_2015_female/obs_exemption_female_2015
prop_exemption_black_2015 = number_exemption_2015_black/obs_exemption_black_2015
prop_exemption_indian_2015 = number_exemption_2015_indian/obs_exemption_indian_2015
prop_exemption_white_2015 = number_exemption_2015_white/obs_exemption_white_2015

prop_exemption_male_2016 = number_exemption_2016_male/obs_exemption_male_2016
prop_exemption_female_2016 = number_exemption_2016_female/obs_exemption_female_2016
prop_exemption_black_2016 = number_exemption_2016_black/obs_exemption_black_2016
prop_exemption_indian_2016 = number_exemption_2016_indian/obs_exemption_indian_2016
prop_exemption_white_2016 = number_exemption_2016_white/obs_exemption_white_2016

prop_exemption_male_2017 = number_exemption_2017_male/obs_exemption_male_2017
prop_exemption_female_2017 = number_exemption_2017_female/obs_exemption_female_2017
prop_exemption_black_2017 = number_exemption_2017_black/obs_exemption_black_2017
prop_exemption_indian_2017 = number_exemption_2017_indian/obs_exemption_indian_2017
prop_exemption_white_2017 = number_exemption_2017_white/obs_exemption_white_2017

#plotting exemption graphs
year = cbind(2012,2013,2014,2015,2016,2017)

total_number_exemptions_male = cbind(number_exemption_2012_male,number_exemption_2013_male,number_exemption_2014_male,number_exemption_2015_male,number_exemption_2016_male,number_exemption_2017_male)
total_number_exemptions_female = cbind(number_exemption_2012_female,number_exemption_2013_female,number_exemption_2014_female,number_exemption_2015_female,number_exemption_2016_female,number_exemption_2017_female)
total_number_exemptions_black = cbind(number_exemption_2012_black,number_exemption_2013_black,number_exemption_2014_black,number_exemption_2015_black,number_exemption_2016_black,number_exemption_2017_black)
total_number_exemptions_indian = cbind(number_exemption_2012_indian,number_exemption_2013_indian,number_exemption_2014_indian,number_exemption_2015_indian,number_exemption_2016_indian,number_exemption_2017_indian)
total_number_exemptions_white = cbind(number_exemption_2012_white,number_exemption_2013_white,number_exemption_2014_white,number_exemption_2015_white,number_exemption_2016_white,number_exemption_2017_white)

total_prop_exemptions_male = cbind(prop_exemption_male_2012,prop_exemption_male_2013,prop_exemption_male_2014,prop_exemption_male_2015,prop_exemption_male_2016,prop_exemption_male_2017)
total_prop_exemptions_female = cbind(prop_exemption_female_2012,prop_exemption_female_2013,prop_exemption_female_2014,prop_exemption_female_2015,prop_exemption_female_2016,prop_exemption_female_2017)
total_prop_exemptions_black = cbind(prop_exemption_black_2012,prop_exemption_black_2013,prop_exemption_black_2014,prop_exemption_black_2015,prop_exemption_black_2016,prop_exemption_black_2017)
total_prop_exemptions_indian = cbind(prop_exemption_indian_2012,prop_exemption_indian_2013,prop_exemption_indian_2014,prop_exemption_indian_2015,prop_exemption_indian_2016,prop_exemption_indian_2017)
total_prop_exemptions_white = cbind(prop_exemption_white_2012,prop_exemption_white_2013,prop_exemption_white_2014,prop_exemption_white_2015,prop_exemption_white_2016,prop_exemption_white_2017)

par(mfrow=c(1,2))
plot(year, total_number_exemptions_male, type = "h", ylim=c(0, 30))
plot(year, total_prop_exemptions_male, type = "h", ylim=c(0, .8))

plot(year, total_number_exemptions_female, type = "h", ylim=c(0, 15))
plot(year, total_prop_exemptions_female, type = "h", ylim=c(0, .6))

plot(year, total_number_exemptions_black, type = "h", ylim=c(0, 10))
plot(year, total_prop_exemptions_black, type = "h", ylim=c(0, .6))

plot(year, total_number_exemptions_indian, type = "h", ylim=c(0, 10))
plot(year, total_prop_exemptions_indian, type = "h", ylim=c(0, .8))

plot(year, total_number_exemptions_white, type = "h", ylim=c(0, 25))
plot(year, total_prop_exemptions_white, type = "h", ylim=c(0, .8))



#conclusion graphs
par(mfrow=c(1,2))
plot(male_average~years,type = "p",pch=2,ylim=c(45,70))
points(female_average~years,pch=15)
points(total_average~years)

par(mfrow=c(2,2))
plot(years, total_number_exemptions_male, type = "h", ylim=c(0, 30))
plot(years, total_prop_exemptions_male, type = "h", ylim=c(0, .8))
plot(male_average~years, type = "p",pch=2,ylim=c(45,74))
plot(total_number_male~years, type = "p",pch=2, ylim=c(0,max(total_number_male)+5))

plot(years, total_number_exemptions_female, type = "h", ylim=c(0, 15))
plot(years, total_prop_exemptions_female, type = "h", ylim=c(0, .6))
plot(female_average~years, type = "p",pch=2,ylim=c(45,74))
plot(total_number_female~years, type = "p",pch=2, ylim=c(0,max(total_number_female)+5))

plot(years, total_number_exemptions_black, type = "h", ylim=c(0, 10))
plot(years, total_prop_exemptions_black, type = "h", ylim=c(0, .6))
plot(black_average~years,type = "p",pch=2,ylim=c(45,74))
plot(black_number~years,type = "p",pch=2, ylim=c(0,max(black_number)+5))

plot(years, total_number_exemptions_indian, type = "h", ylim=c(0, 10))
plot(years, total_prop_exemptions_indian, type = "h", ylim=c(0, .8))
plot(indian_average~years,type = "p",pch=2,ylim=c(45,74))
plot(indian_number~years,type = "p",pch=2, ylim=c(0,max(indian_number)+5))

plot(years, total_number_exemptions_white, type = "h", ylim=c(0, 25))
plot(years, total_prop_exemptions_white, type = "h", ylim=c(0, .8))
plot(white_average~years,type = "p",pch=2,ylim=c(45,74))
plot(white_number~years,type = "p",pch=2 , ylim=c(0,max(white_number)+5))
